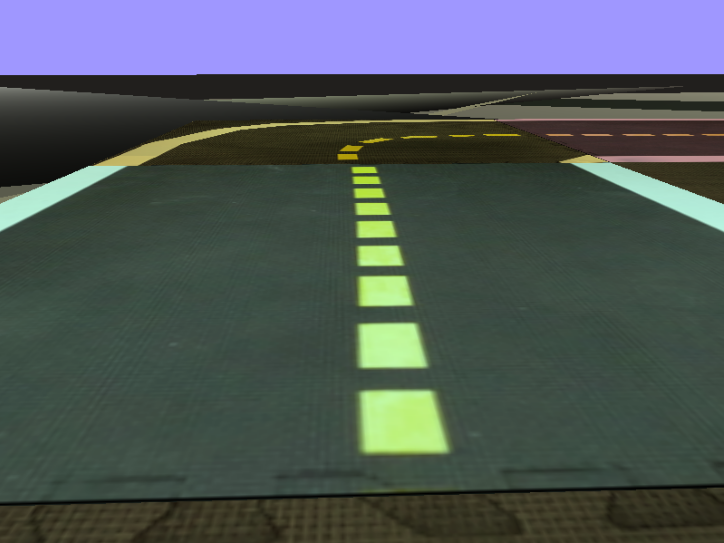
#> input picture wrappers/perfect_road.png, 724 x 543 px, found by its file name
$ jupyter execute --allow-errors line_detection.ipynb   (shell and % lines are left out)
#> lines starting #> are read from the running program, lines starting #| are printed output that depends on the picture; after the words box and inside, x2 and y2 are one past the last pixel; in counts of white or black regions, pixels touching at a corner belong together
<a href="https://colab.research.google.com/github/poliduckie/ReinforcementLearning/blob/main/line_detection.ipynb" target="_parent"></a>

#Test image filters

[cell 1]
import os
if not os.path.isdir('gym-duckietown') or os.path.isdir('../gym-duckietown'):
  branch = "master" #@param ['master', 'daffy']
  !git clone --branch {branch} https://github.com/duckietown/gym-duckietown.git
  !pip3 install -e gym-duckietown
if os.getcwd() != "/gym-duckietown":
  os.chdir('gym-duckietown')
from pyvirtualdisplay import Display
import numpy as np
import matplotlib.pyplot as plt
from IPython import display as ipythondisplay

[cell 2]
plt.rcParams['figure.figsize'] = [20, 10]

[cell 3]
map_name = "Duckietown-small_loop-v0" #@param ['Duckietown-straight_road-v0','Duckietown-4way-v0','Duckietown-udem1-v0','Duckietown-small_loop-v0','Duckietown-small_loop_cw-v0','Duckietown-zigzag_dists-v0','Duckietown-loop_obstacles-v0','Duckietown-loop_pedestrians-v0']

[cell 4]
import cv2
import gym
from gym.spaces import Box

cutted_img_height = 350
resize_ratio = 0.5

img_height = 480
top_crop = img_height - cutted_img_height

img_final_height = int(cutted_img_height * resize_ratio)
img_final_width = int(640 * resize_ratio)

# [45 lines left out: functions cropimg, houghtransform, resizeimg, takeyellow, not called in this run]

def takewhiteyellow(img):
    """
    Extract white and yellow lines

    :param img: (RGB image as np array)
    """
    #white
    sensitivity = 100
    lower_white = np.array([0,0,255-sensitivity])
    upper_white = np.array([255,sensitivity,255])
    frame_HSV = cv2.cvtColor(img, cv2.COLOR_RGB2HSV)
    maskwhite = cv2.inRange(frame_HSV, lower_white, upper_white)
    img[maskwhite > 0] = (255, 0, 0)
    img[maskwhite == 0] = (0,0,0)
    #yellow
    maskyellow = cv2.inRange(frame_HSV, (15,70,70), (50, 255, 255))
    img[maskyellow > 0] = (0, 255, 0)
    return img

# [39 lines left out: functions white_balance, birdeye, not called in this run]

class ObsWrapper(gym.ObservationWrapper):
    # [13 lines left out: functions __init__, observation, not called in this run]

[cell 5]
from PIL import Image
import requests
from io import BytesIO

response = requests.get("https://raw.githubusercontent.com/poliduckie/ReinforcementLearning/main/wrappers/perfect_road.png?token=AKSDDREC4VUIYDJE6Z7SMXTBR27N6")
try:
  test = Image.open(BytesIO(response.content))
#> test is the input picture: PIL image 724x543 RGBA; mean R, G, B, A 77.6, 86.7, 88.2, 255
except Exception:
  print("You have to get the image from github becuase of private folder etc")
  raise
test = test.convert('RGB')
#> test: PIL image 724x543 RGB
plt.imshow(test)
#> (this line was passed over: IPython is not available in this run)

[cell 6]
img = np.array(test)
gray = cv2.cvtColor(img, cv2.COLOR_RGB2GRAY)
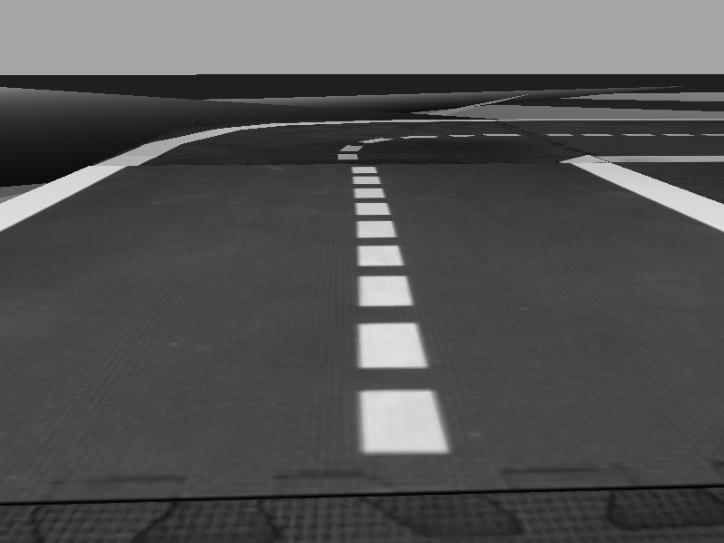
#> gray: shape (543, 724); min 0, max 224, mean 84.1
plt.imshow(gray)
#> (this line was passed over: IPython is not available in this run)

[cell 7]
edges = cv2.Canny(gray, 100, 200)
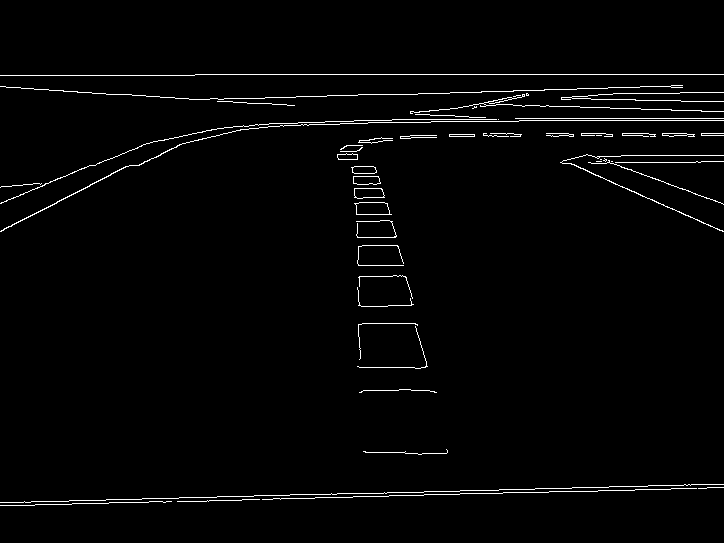
#> edges: shape (543, 724); 2% white in thin lines or dots, all inside (x1, y1, x2, y2) = (0, 74, 724, 506)
plt.imshow(edges)
#> (this line was passed over: IPython is not available in this run)

[cell 8]
sensitivity = 100

frame_HSV = cv2.cvtColor(img, cv2.COLOR_RGB2HSV)
#> frame_HSV: shape (543, 724, 3); mean H, S, V 65.8, 68.4, 101.9
lower_yellow = np.array([20,100,100])
upper_yellow = np.array([30,255,255])

mask_yellow = cv2.inRange(frame_HSV, lower_yellow, upper_yellow)
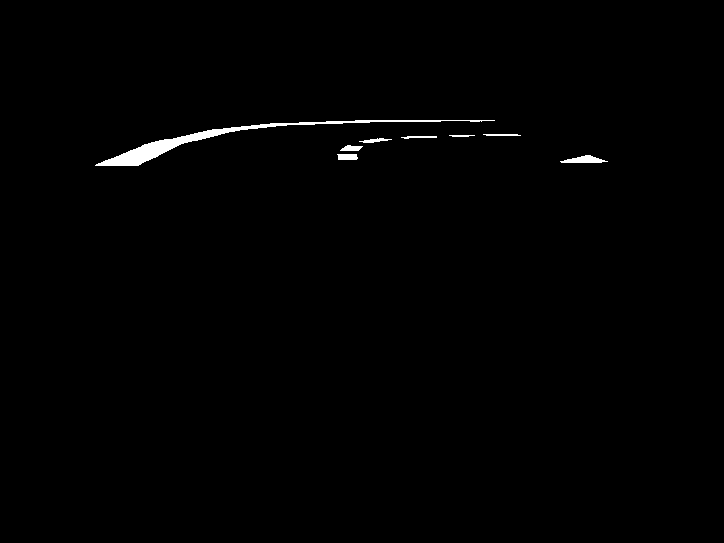
#> mask_yellow: shape (543, 724); 0.69% white; 8 white regions, largest, box (x1, y1, x2, y2) and area: (95, 120, 495, 166) 2010, (560, 155, 608, 163) 229, (337, 154, 358, 160) 117
mask_white = cv2.inRange(gray, 200, 255)
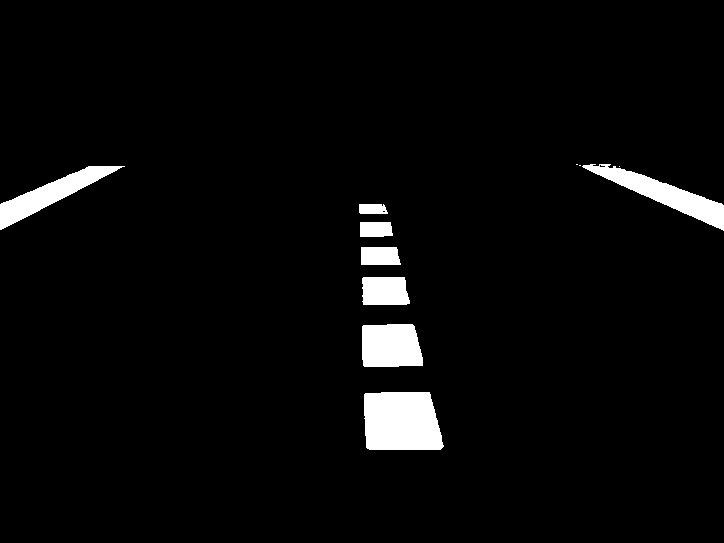
#> mask_white: shape (543, 724); 3.6% white; 11 white regions (3 under 20 px), largest, box (x1, y1, x2, y2) and area: (364, 392, 444, 450) 4185, (582, 164, 724, 231) 2693, (362, 324, 423, 367) 2407
mask_yw = cv2.bitwise_or(mask_white, mask_yellow)
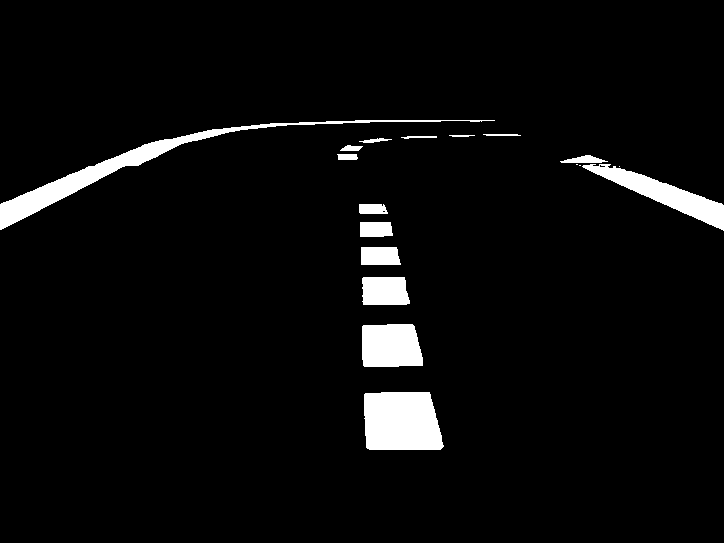
#> mask_yw: shape (543, 724); 4.3% white; 18 white regions (3 under 20 px), largest, box (x1, y1, x2, y2) and area: (0, 120, 495, 230) 4365, (364, 392, 444, 450) 4185, (582, 164, 724, 231) 2693
mask_yw_image = cv2.bitwise_and(gray, mask_yw)
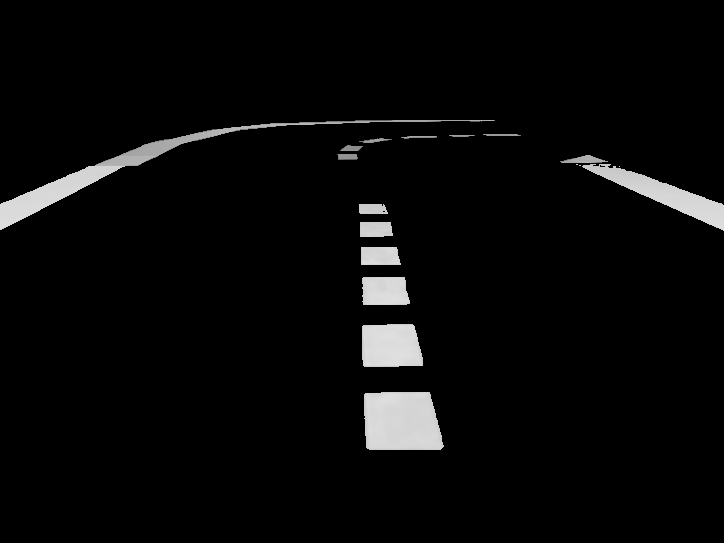
#> mask_yw_image: shape (543, 724); min 0, max 224, mean 8.9

to_plot = cv2.cvtColor(mask_yw_image, cv2.COLOR_GRAY2RGB)
plt.imshow(to_plot)
#> (this line was passed over: IPython is not available in this run)

[cell 9]
res = np.zeros(shape=(mask_yellow.shape[0], mask_yellow.shape[1], 3), dtype=np.uint8)

[cell 10]
res[mask_white > 0] = (255, 0, 0)
res[mask_yellow > 0] = (0, 255, 0)

[cell 11]
plt.imshow(res)
#> (this line was passed over: IPython is not available in this run)

[cell 12]
plt.imshow(takewhiteyellow(img))
#> in takewhiteyellow, `maskwhite = cv2.inRange(frame_HSV, lower_white, upper_white)`:
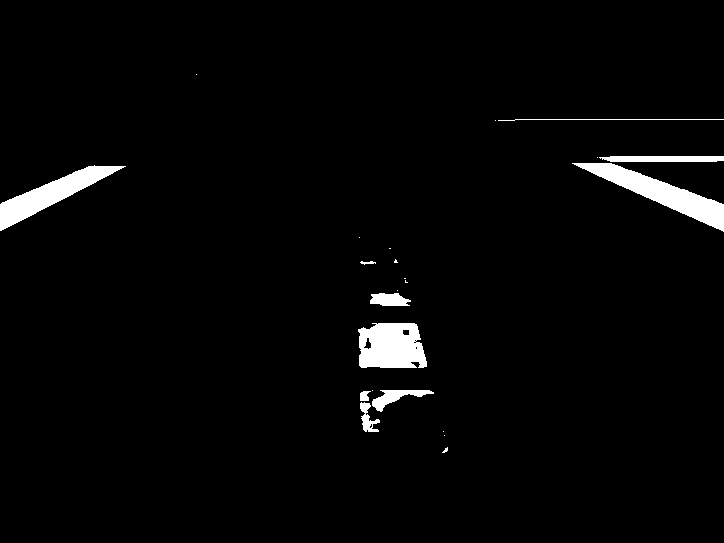
#> maskwhite: shape (543, 724); 2.7% white; 23 white regions (13 under 20 px), largest, box (x1, y1, x2, y2) and area: (572, 163, 724, 232) 3009, (358, 323, 427, 368) 2627, (0, 165, 126, 231) 2516
#> in takewhiteyellow, `img[maskwhite > 0] = (255, 0, 0)`:
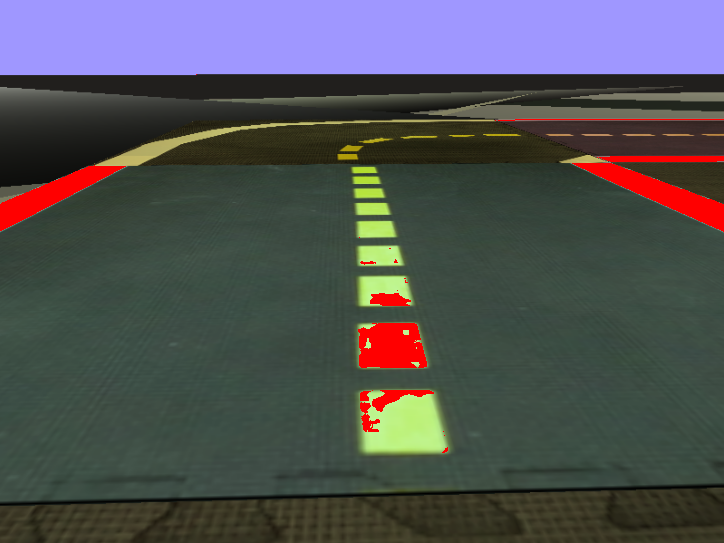
#> img: shape (543, 724, 3); mean R, G, B 79.7, 80.8, 83.4
#> in takewhiteyellow, `maskyellow = cv2.inRange(frame_HSV, (15,70,70), (50, 255, 255))`:
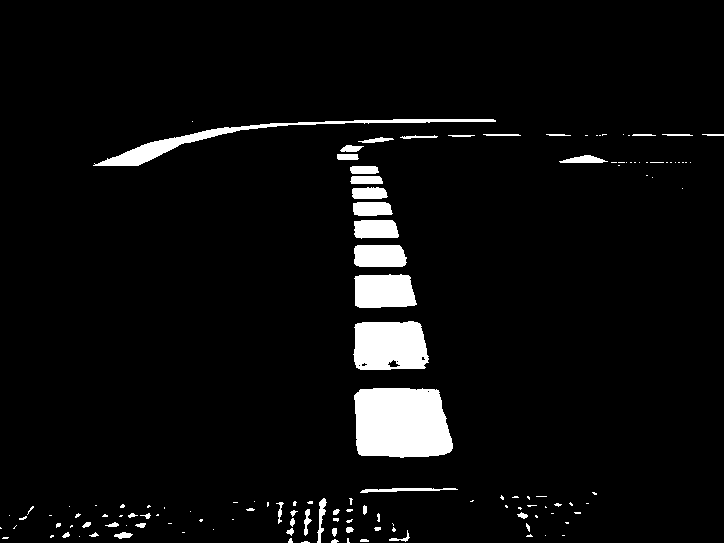
#> maskyellow: shape (543, 724); 5% white; 135 white regions (87 under 20 px), largest, box (x1, y1, x2, y2) and area: (354, 388, 453, 458) 6114, (353, 321, 429, 370) 3261, (93, 119, 496, 166) 2303
#> in takewhiteyellow, `img[maskyellow > 0] = (0, 255, 0)`:
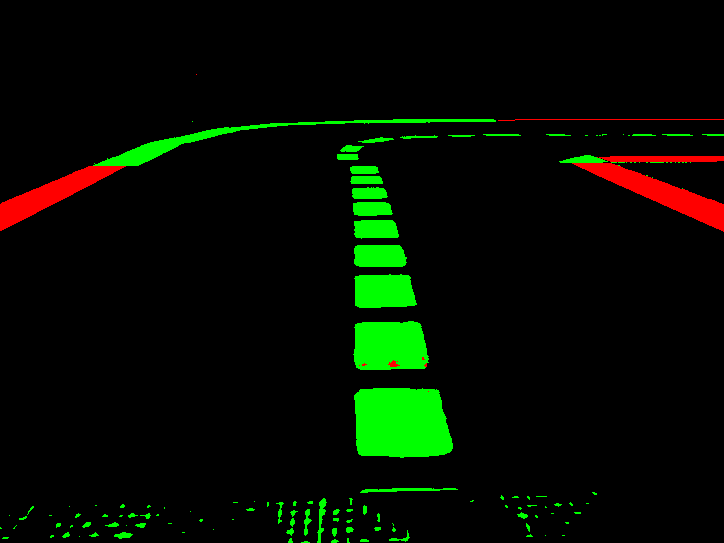
#> img: shape (543, 724, 3); mean R, G, B 4.2, 12.8, 0
#> (this line was passed over: IPython is not available in this run)
